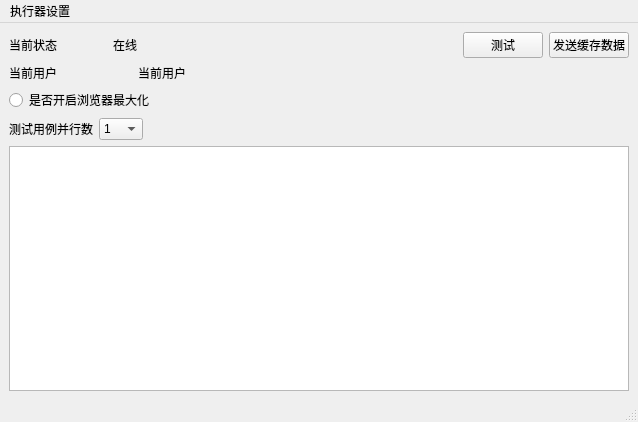
<?xml version="1.0" encoding="UTF-8"?>
<ui version="4.0">
 <class>MainWindow</class>
 <widget class="QMainWindow" name="MainWindow">
  <property name="geometry">
   <rect>
    <x>0</x>
    <y>0</y>
    <width>638</width>
    <height>422</height>
   </rect>
  </property>
  <property name="windowTitle">
   <string>MainWindow</string>
  </property>
  <widget class="QWidget" name="centralwidget">
   <layout class="QVBoxLayout" name="verticalLayout">
    <item>
     <layout class="QHBoxLayout" name="horizontalLayout_3" stretch="2,7,0,0">
      <item>
       <widget class="QLabel" name="label_5">
        <property name="text">
         <string>当前状态</string>
        </property>
       </widget>
      </item>
      <item>
       <widget class="QLabel" name="label_6">
        <property name="text">
         <string>在线</string>
        </property>
       </widget>
      </item>
      <item>
       <widget class="QPushButton" name="test">
        <property name="text">
         <string>测试</string>
        </property>
       </widget>
      </item>
      <item>
       <widget class="QPushButton" name="sendRedisData">
        <property name="text">
         <string>发送缓存数据</string>
        </property>
       </widget>
      </item>
     </layout>
    </item>
    <item>
     <layout class="QHBoxLayout" name="horizontalLayout" stretch="2,8">
      <item>
       <widget class="QLabel" name="label_4">
        <property name="text">
         <string>当前用户</string>
        </property>
       </widget>
      </item>
      <item>
       <widget class="QLabel" name="label_3">
        <property name="text">
         <string>当前用户</string>
        </property>
       </widget>
      </item>
     </layout>
    </item>
    <item>
     <widget class="QRadioButton" name="radioButton">
      <property name="text">
       <string>是否开启浏览器最大化</string>
      </property>
     </widget>
    </item>
    <item>
     <layout class="QHBoxLayout" name="horizontalLayout_2">
      <item>
       <widget class="QLabel" name="label">
        <property name="text">
         <string>测试用例并行数</string>
        </property>
       </widget>
      </item>
      <item>
       <widget class="QComboBox" name="comboBox">
        <item>
         <property name="text">
          <string>1</string>
         </property>
        </item>
        <item>
         <property name="text">
          <string>2</string>
         </property>
        </item>
        <item>
         <property name="text">
          <string>3</string>
         </property>
        </item>
        <item>
         <property name="text">
          <string>4</string>
         </property>
        </item>
        <item>
         <property name="text">
          <string>5</string>
         </property>
        </item>
        <item>
         <property name="text">
          <string>6</string>
         </property>
        </item>
        <item>
         <property name="text">
          <string>7</string>
         </property>
        </item>
        <item>
         <property name="text">
          <string>8</string>
         </property>
        </item>
        <item>
         <property name="text">
          <string>9</string>
         </property>
        </item>
        <item>
         <property name="text">
          <string>10</string>
         </property>
        </item>
       </widget>
      </item>
      <item>
       <spacer name="horizontalSpacer">
        <property name="orientation">
         <enum>Qt::Horizontal</enum>
        </property>
        <property name="sizeHint" stdset="0">
         <size>
          <width>40</width>
          <height>20</height>
         </size>
        </property>
       </spacer>
      </item>
     </layout>
    </item>
    <item>
     <widget class="QTextEdit" name="textEdit"/>
    </item>
   </layout>
  </widget>
  <widget class="QStatusBar" name="statusbar"/>
  <widget class="QMenuBar" name="menubar">
   <property name="geometry">
    <rect>
     <x>0</x>
     <y>0</y>
     <width>638</width>
     <height>21</height>
    </rect>
   </property>
   <widget class="QMenu" name="menu_2">
    <property name="title">
     <string>执行器设置</string>
    </property>
   </widget>
   <addaction name="menu_2"/>
  </widget>
  <action name="action">
   <property name="text">
    <string>页面对象</string>
   </property>
  </action>
  <action name="action_2">
   <property name="text">
    <string>测试用例</string>
   </property>
  </action>
  <action name="action_3">
   <property name="text">
    <string>场景用例组</string>
   </property>
  </action>
  <action name="action_4">
   <property name="text">
    <string>公共方法</string>
   </property>
  </action>
 </widget>
 <resources/>
 <connections/>
</ui>
